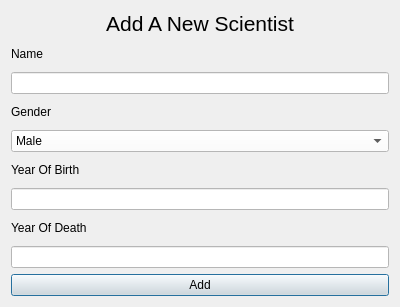
<?xml version="1.0" encoding="UTF-8"?>
<ui version="4.0">
 <class>AddScientistDialog</class>
 <widget class="QDialog" name="AddScientistDialog">
  <property name="geometry">
   <rect>
    <x>0</x>
    <y>0</y>
    <width>400</width>
    <height>307</height>
   </rect>
  </property>
  <property name="windowTitle">
   <string>Dialog</string>
  </property>
  <layout class="QVBoxLayout" name="verticalLayout">
   <item>
    <widget class="QLabel" name="label_header">
     <property name="text">
      <string>&lt;html&gt;&lt;head/&gt;&lt;body&gt;&lt;p align=&quot;center&quot;&gt;&lt;span style=&quot; font-size:16pt;&quot;&gt;Add A New Scientist&lt;/span&gt;&lt;/p&gt;&lt;/body&gt;&lt;/html&gt;</string>
     </property>
    </widget>
   </item>
   <item>
    <layout class="QHBoxLayout" name="horizontalLayout">
     <item>
      <widget class="QLabel" name="label_name_header">
       <property name="text">
        <string>Name</string>
       </property>
      </widget>
     </item>
     <item alignment="Qt::AlignRight">
      <widget class="QLabel" name="label_name_error">
       <property name="text">
        <string/>
       </property>
      </widget>
     </item>
    </layout>
   </item>
   <item>
    <widget class="QLineEdit" name="InputScientistName">
     <property name="styleSheet">
      <string notr="true">background-color: rgb(255, 255, 255);</string>
     </property>
     <property name="placeholderText">
      <string/>
     </property>
    </widget>
   </item>
   <item>
    <layout class="QHBoxLayout" name="horizontalLayout_2">
     <item>
      <widget class="QLabel" name="label_gender_header">
       <property name="text">
        <string>Gender</string>
       </property>
      </widget>
     </item>
     <item alignment="Qt::AlignRight">
      <widget class="QLabel" name="label_gender_error">
       <property name="text">
        <string/>
       </property>
      </widget>
     </item>
    </layout>
   </item>
   <item>
    <widget class="QComboBox" name="PickGender">
     <property name="styleSheet">
      <string notr="true">background-color: rgb(255, 255, 255);</string>
     </property>
     <item>
      <property name="text">
       <string>Male</string>
      </property>
     </item>
     <item>
      <property name="text">
       <string>Female</string>
      </property>
     </item>
    </widget>
   </item>
   <item>
    <layout class="QHBoxLayout" name="horizontalLayout_3">
     <item>
      <widget class="QLabel" name="label_yearOfBirth_header">
       <property name="text">
        <string>Year Of Birth</string>
       </property>
      </widget>
     </item>
     <item alignment="Qt::AlignRight">
      <widget class="QLabel" name="label_birth_error">
       <property name="text">
        <string/>
       </property>
      </widget>
     </item>
    </layout>
   </item>
   <item>
    <widget class="QLineEdit" name="InputScientistYearOfBirth">
     <property name="styleSheet">
      <string notr="true">background-color: rgb(255, 255, 255);</string>
     </property>
     <property name="placeholderText">
      <string/>
     </property>
    </widget>
   </item>
   <item>
    <layout class="QHBoxLayout" name="horizontalLayout_4">
     <item>
      <widget class="QLabel" name="label_yearOfDeath_header">
       <property name="text">
        <string>Year Of Death</string>
       </property>
      </widget>
     </item>
     <item alignment="Qt::AlignRight">
      <widget class="QLabel" name="label_Death_error">
       <property name="text">
        <string/>
       </property>
      </widget>
     </item>
    </layout>
   </item>
   <item>
    <widget class="QLineEdit" name="InputScientistYearOfDeath">
     <property name="styleSheet">
      <string notr="true">background-color: rgb(255, 255, 255);</string>
     </property>
     <property name="placeholderText">
      <string/>
     </property>
    </widget>
   </item>
   <item>
    <widget class="QPushButton" name="AddScientist">
     <property name="styleSheet">
      <string notr="true">background-color: rgb(225, 225, 225);</string>
     </property>
     <property name="text">
      <string>Add</string>
     </property>
    </widget>
   </item>
  </layout>
 </widget>
 <resources/>
 <connections/>
</ui>
